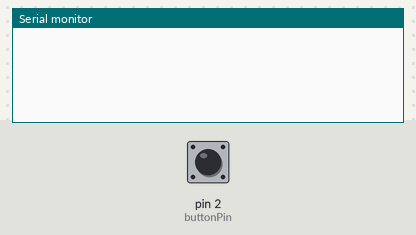
A sketch run on a simulated Arduino Uno, built with avr-gcc and run on an emulated ATmega328P. Parts: the last lines printed to the serial monitor. The inputs (shaded band) are chosen by the test bench; at power-on: pin 2 (buttonPin) LOW.

Above: at 1.2 s.
1.3 s: pin 2 (buttonPin) pulled HIGH for 0.15 s
At 2.0 s:
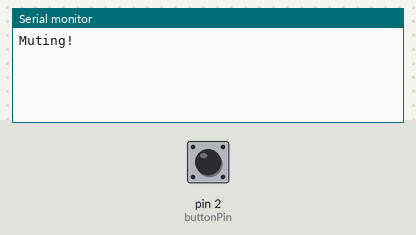
3.1 s: pin 2 (buttonPin) pulsed HIGH 2 times (0.12 s each, 0.3 s apart)
At 4.6 s:
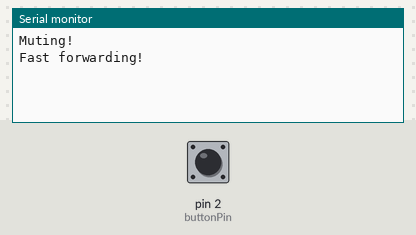

Measured:
- after the input at 1.3 s, the serial monitor: prints a new line after 0.35 s (image 1)
- after the input at 3.1 s, the serial monitor: prints a new line after 0.35 s (image 2)

The sketch:

playoff-remote.ino
```cpp
#include <IRLibAll.h>

IRsend mySender;
const int buttonPin = 2;
unsigned long debounceDelay = 50;
unsigned long lastDebounceTime = 0;
int buttonState = 0;
int lastButtonState = 0;
int clicks = 0;
int doubleClickTimeout = 300;
unsigned long flushClick = 0;

void setup() {
  Serial.begin(9600);
  pinMode(buttonPin, INPUT);
}

void loop() {
  if (hitClickTimeout()) {
    if (clicks == 1) {
      mute();
    } else {
      fastForward();
    }

    flushClick = 0;
    clicks = 0;
  } else if (wasClicked()) {
    clicks++;
    if (flushClick == 0) {
      flushClick = millis() + doubleClickTimeout;
    }
  }
}

bool hitClickTimeout() {
  return flushClick != 0 && millis() > flushClick;
}

bool wasClicked () {
  return buttonStateChanged(digitalRead(buttonPin)) && buttonState == HIGH;
}

bool buttonStateChanged(int reading) {
  bool stateChanged = false;

  if (reading != lastButtonState) {
    lastDebounceTime = millis();
  }

  if ((millis() - lastDebounceTime) > debounceDelay) {
    if (reading != buttonState) {
      buttonState = reading;
      stateChanged = true;
    }
  }

  lastButtonState = reading;
  return stateChanged;
}

void mute () {
  Serial.println("Muting!");
  mySender.send(SONY, 0x290, 12);
}

void fastForward () {
  Serial.println("Fast forwarding!");
  mySender.send(NEC, 0xA10CE40B);
  mySender.send(NEC, 0xFFFFFFFF);
  mySender.send(NEC, 0xA10CE40B);
  mySender.send(NEC, 0xFFFFFFFF);
  mySender.send(NEC, 0xA10CE40B);
  mySender.send(NEC, 0xFFFFFFFF);
}
```
